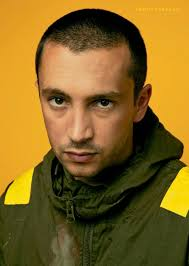
#> input picture known_faces/joseph_tyler/download.jpg, 189 x 266 px; its folder holds only this picture in this run
$ python -i face_recognition_script.py   (imports and definitions only)
#> lines starting #> are read from the running program, lines starting #| are printed output that depends on the picture
import os
import time

import cv2

face_cascade = cv2.CascadeClassifier(cv2.data.haarcascades + 'haarcascade_frontalface_default.xml')
image_dir = "known_faces"
image_extensions = ['.jpg', '.jpeg', '.png', '.webp']
known_faces = []
known_face_names = []


def load_known_faces():
    global known_faces, known_face_names
    directory_names = os.listdir(image_dir)
    for directory_name in directory_names:
        dir_path = os.path.join(image_dir, directory_name)
        if not os.path.isdir(dir_path):
            continue

        for filename in os.listdir(dir_path):
            if any(filename.lower().endswith(ext) for ext in image_extensions):
                image_path = os.path.join(dir_path, filename)
                image = cv2.imread(image_path)
#> image is the input picture: shape (266, 189, 3); mean B, G, R 34.8, 101.6, 131.8

                if image is None:
                    print(f"❌ Не вдалося завантажити {image_path}. Перевір шлях до файлу.")
                    continue

                gray = cv2.cvtColor(image, cv2.COLOR_BGR2GRAY)
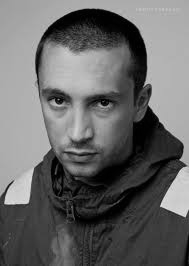
#> gray: shape (266, 189); min 0, max 230, mean 103
                faces = face_cascade.detectMultiScale(gray, scaleFactor=1.1, minNeighbors=3, minSize=(30, 30))
#> faces = [[20, 57, 120, 120]]

                if len(faces) == 0:
                    print(f"❌ Не знайдено обличчя на зображенні {filename}.")
                    continue

                for (x, y, w, h) in faces:
                    face = gray[y:y + h, x:x + w]
                    face = cv2.resize(face, (100, 100))
                    known_faces.append(face)
                    known_face_names.append(directory_name)
#> this loop made 1 pass
#> pass 1, in load_known_faces, `face = gray[y:y + h, x:x + w]`:
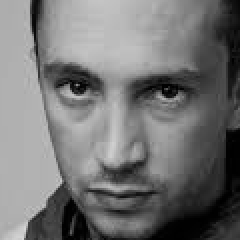
#> face: shape (120, 120) (shown 2 times larger); min 0, max 214, mean 115.9
#> pass 1, in load_known_faces, `face = cv2.resize(face, (100, 100))`:
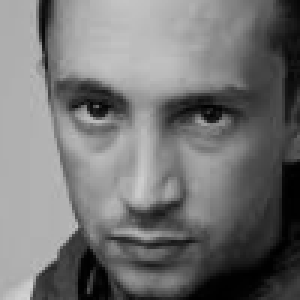
#> face: shape (100, 100) (shown 3 times larger); min 0, max 211, mean 115.7
#> after the loop, known_face_names = ['joseph_tyler']; known_faces = 1 item
#> pass 2 of the loop in load_known_faces, `for directory_name in directory_names:`:
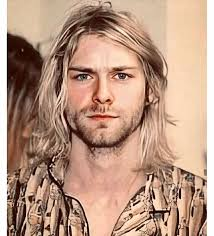
#> input picture known_faces/kurt_cobain/photo1.jpg, 214 x 236 px
#> in load_known_faces, image is the input picture: shape (236, 214, 3); mean B, G, R 131.1, 151.8, 186.6
#> in load_known_faces, `gray = cv2.cvtColor(image, cv2.COLOR_BGR2GRAY)`:
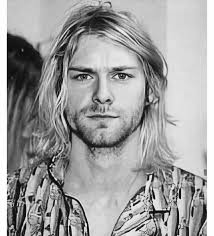
#> gray: shape (236, 214); min 2, max 255, mean 159.8
#> faces = [[54, 38, 98, 98]]
#> the loop in load_known_faces, `for (x, y, w, h) in faces:` made 1 pass
#> pass 1, in load_known_faces, `face = cv2.resize(face, (100, 100))`:
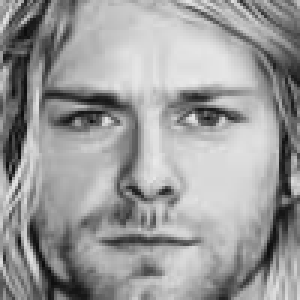
#> face: shape (100, 100) (shown 3 times larger); min 11, max 234, mean 154.5
#> after the loop in load_known_faces, `for (x, y, w, h) in faces:`: known_face_names = ['joseph_tyler', 'kurt_cobain']; known_faces = 2 items

    if len(known_faces) == 0:
        print("❌ Не знайдено жодного обличчя в усіх зображеннях.")
        exit()


def recognize_faces_in_video():
#> (the run stopped early here; a loop or call above may not have finished)
